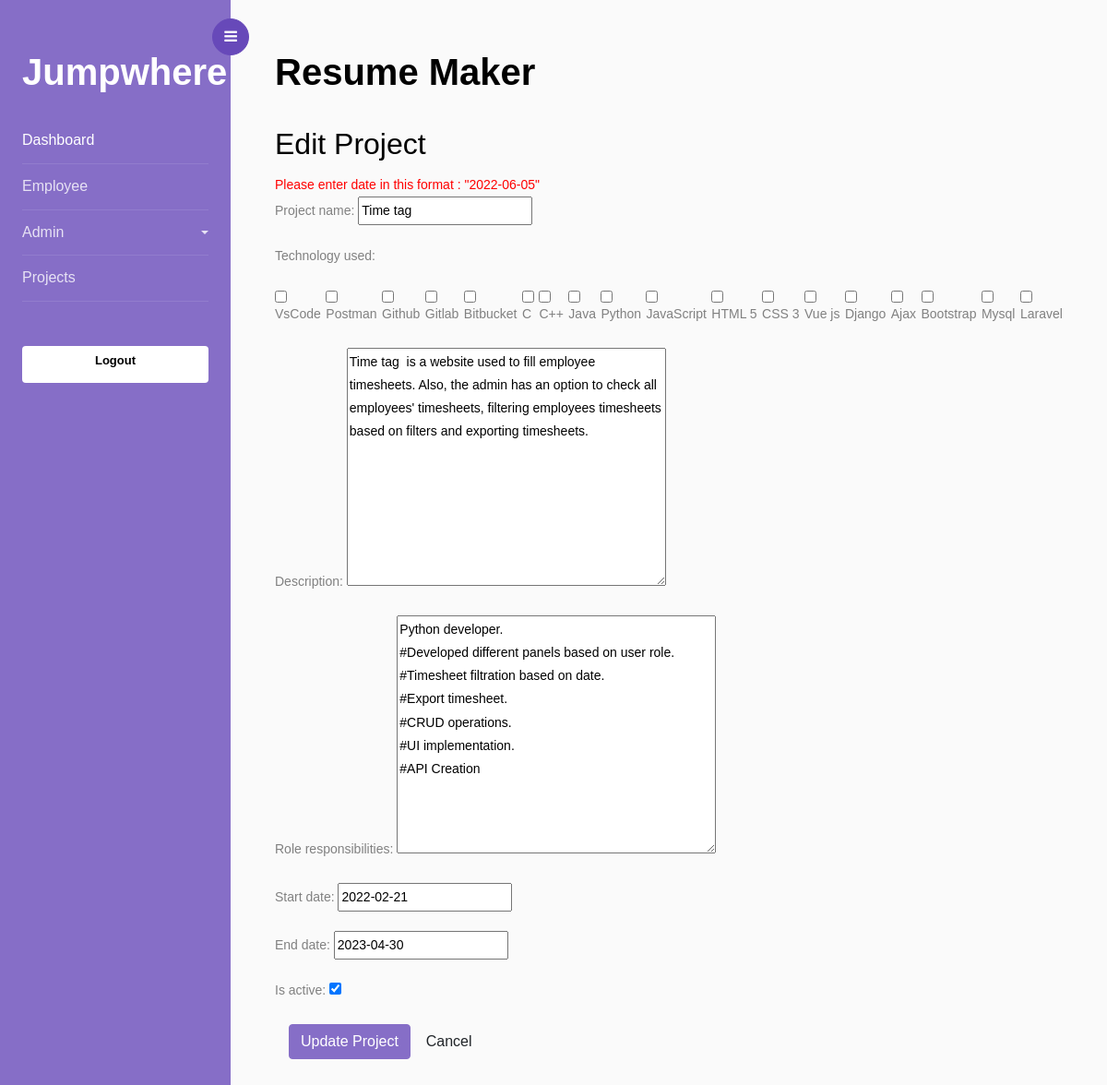
Screenshot of /1/editproject/ with the database file from the repository.
### resume/models.py (models this page shows, shortened)
class Projects(models.Model):
    project_name = models.CharField(max_length=255)
    technology_used = models.CharField(max_length=255)
    description = models.TextField()
    role_responsibilities = models.TextField()
    start_date = models.DateField(null=True, blank=True)
    end_date = models.DateField(null=True, blank=True)
    is_active = models.BooleanField(default=True)
    flag = models.BooleanField(default=1)

### resume/views.py (the view)
# urls.py: path('<int:pk>/editproject/', project_edit, name='project_edit'),
def project_edit(request, pk):
    project = get_object_or_404(Projects, pk=pk)
    if request.method == 'POST':
        form = ProjectForm(request.POST, instance=project)
        if form.is_valid():
            form.save()
            return redirect('project_list')
    else:
        form = ProjectForm(instance=project)
    context = {'form': form}
    return render(request, 'edit_project.html', context)

### resume/forms.py
class ProjectForm(forms.ModelForm):
    technology_used = forms.MultipleChoiceField(widget=forms.CheckboxSelectMultiple)
    class Meta:
        model = Projects
        fields = ['project_name', 'technology_used', 'description', 'role_responsibilities', 'start_date', 'end_date', 'is_active']
    def __init__(self, *args, **kwargs):
        super().__init__(*args, **kwargs)
        tools = Tool.objects.filter(flag=True)
        coding_skills = CodingSkill.objects.filter(flag=1)
        choices = list(chain(tools, coding_skills))
        self.fields['technology_used'].choices = [(choice.name, choice.name) for choice in choices]
        self.fields['technology_used'].widget.attrs.update({'class': 'flex-row'})

### templates/edit_project.html (shortened to what this page needs)
{% extends 'home.html' %}
{% block content %}
  <h2>Edit Project</h2>
  <a style="color:red ;">Please enter date in this format : "2022-06-05"</a>
  <form method="post" class="form-horizontal">
    {{ form.as_p }}
    <div class="form-group">
      <div class="col-sm-offset-2 col-sm-10">
        <button type="submit" class="btn btn-primary">Update Project</button>
        <a href="{% url 'project_list' %}" class="btn btn-default">Cancel</a>
      </div>
    </div>
  </form>
{% endblock %}

### templates/edit_project.html (style rules this page uses)
.flex-row { display: flex; flex-wrap: wrap; justify-content: space-between; align-items: center; }

### rows the page displays
Projects: project_name "Time tag", technology_used "☐ ☐ ☐ ☐ ☐ ☐ ☐ ☐ ☐ ☐ ☐ ☐ ☐ ☐ ☐ ☐ ☐ ☐", description "Time tag is a website used to fill employee timesheets. Also, the admin has an option to check all employees' timesheets, filtering employees timesheets based on filters and exporting timesheets.", role_responsibilities "Python developer. #Developed different panels based on user role. #Timesheet filtration based on date. #Export timesheet. #CRUD operations. #UI implementation. #API Creation", start_date "2022-02-21", end_date "2023-04-30", is_active "☑"
